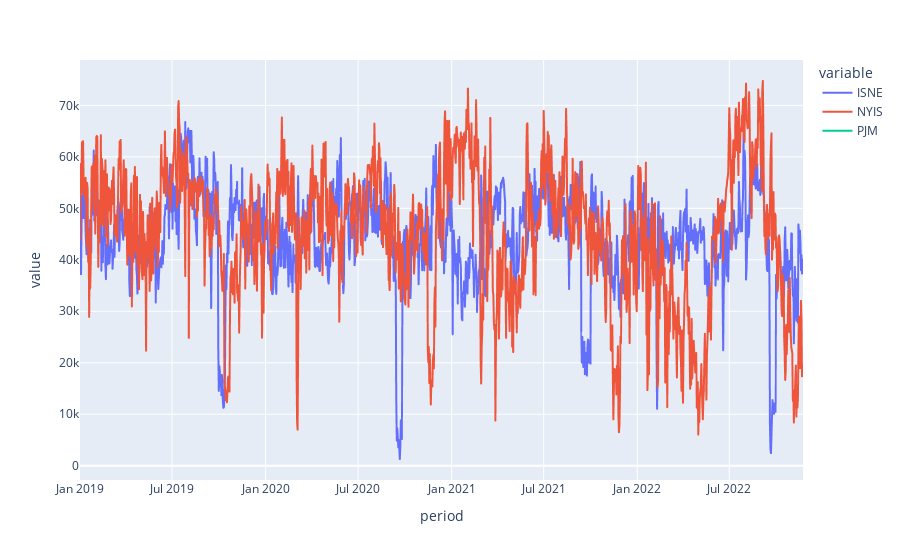

This figure's notebook cell:
### Code cell
px.line(flows_df)

### Figure 1 — Plotly figure (JSON) as saved in the notebook; plotly's stock layout.template omitted (floating-point values rounded to 4 significant figures; data arrays with more than 128 entries replaced by an {"elided": "..."} marker saying what was removed)
{"data": [{"hovertemplate": "variable=ISNE<br>period=%{x}<br>value=%{y}<extra></extra>", "legendgroup": "ISNE", "line": {"color": "#636efa", "dash": "solid"}, "marker": {"symbol": "circle"}, "mode": "lines", "name": "ISNE", "showlegend": true, "type": "scattergl", "x": {"elided": "1423 str values"}, "xaxis": "x", "y": {"elided": "1423 int values"}, "yaxis": "y"}, {"hovertemplate": "variable=NYIS<br>period=%{x}<br>value=%{y}<extra></extra>", "legendgroup": "NYIS", "line": {"color": "#EF553B", "dash": "solid"}, "marker": {"symbol": "circle"}, "mode": "lines", "name": "NYIS", "showlegend": true, "type": "scattergl", "x": {"elided": "1423 str values"}, "xaxis": "x", "y": {"elided": "1423 int values"}, "yaxis": "y"}, {"hovertemplate": "variable=PJM<br>period=%{x}<br>value=%{y}<extra></extra>", "legendgroup": "PJM", "line": {"color": "#00cc96", "dash": "solid"}, "marker": {"symbol": "circle"}, "mode": "lines", "name": "PJM", "showlegend": true, "type": "scattergl", "x": {"elided": "1423 str values"}, "xaxis": "x", "y": {"elided": "1423 null values"}, "yaxis": "y"}], "layout": {"legend": {"title": {"text": "variable"}, "tracegroupgap": 0}, "margin": {"t": 60}, "xaxis": {"anchor": "y", "domain": [0, 1], "title": {"text": "period"}}, "yaxis": {"anchor": "x", "domain": [0, 1], "title": {"text": "value"}}}}
